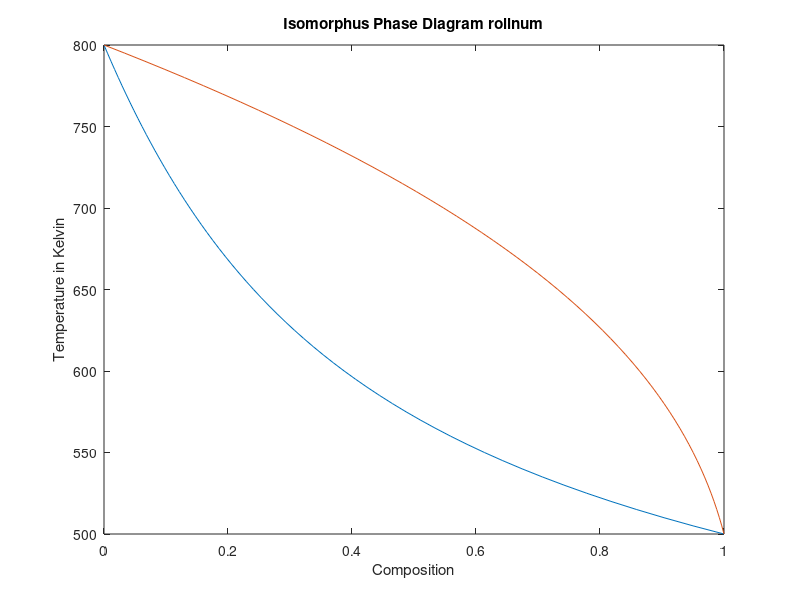

Write MATLAB code to recreate this figure.
Tma=800;
Tmb=500;
Ha=30000;
Hb=20000;
R=8.314;
T=800:-5:500;
Fa=(Ha./(R.*T.*Tma)).*(Tma-T);
Fb=(Hb./(R.*T.*Tmb)).*(Tmb-T);
S=exp(Fa);
R=exp(Fb);
Nbl=(1-S)./(R-S);
Nba=(Nbl.*(R));
plot(Nba,T);
hold on;
plot(Nbl,T);
xlabel('Composition');
ylabel('Temperature in Kelvin');
title(sprintf('Isomorphus Phase Diagram rollnum'));